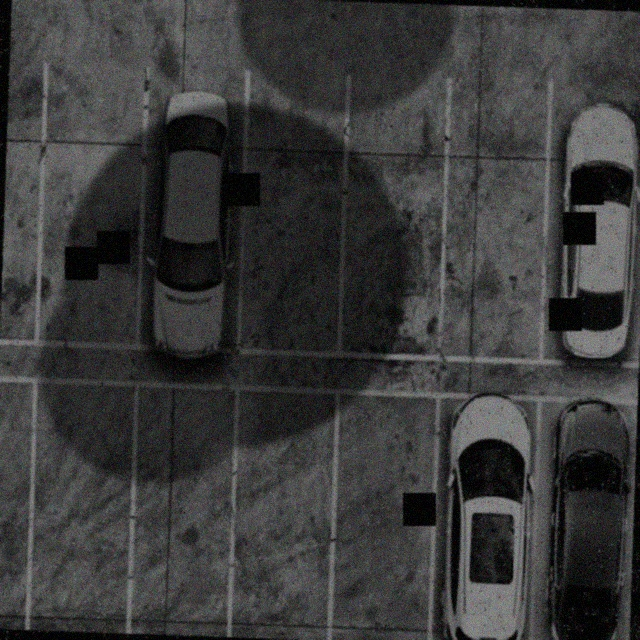
#> input picture Dataset/parking_lot_aug/train/images/parkir (1)_aug0_shadow_dark_noise.jpg, 640 x 640 px; its folder holds only this picture in this run
$ python Augmentasi.py
#> lines starting #> are read from the running program, lines starting #| are printed output that depends on the picture
# =========================================================
# 🚗 Parking Lot Dataset Augmentation Script
# Tujuan: Membuat variasi gambar (bayangan, gelap, noise)
# untuk melatih model YOLO agar lebih robust di kondisi nyata
# =========================================================

import cv2            # OpenCV untuk manipulasi gambar
import numpy as np     # Numpy untuk operasi numerik (matriks)
from pathlib import Path   # Untuk manajemen path file/folder yang cross-platform
import random          # Untuk membuat efek acak (bayangan, noise, dsb)
import shutil          # Untuk menyalin file (gambar dan label)

# =========================================================
# 🔹 Fungsi: apply_shadow()
# Menambahkan bayangan acak pada gambar untuk simulasi kondisi real
# =========================================================
def apply_shadow(image):
    """Tambahkan bayangan acak pada gambar"""
    h, w = image.shape[:2]  # Ambil tinggi dan lebar gambar

    # Pilih jenis bayangan secara acak
    shadow_type = random.choice(['vertical', 'horizontal', 'diagonal', 'random'])

    # Bayangan vertikal seperti tiang atau pohon
    if shadow_type == 'vertical':
        shadow_width = random.randint(w//8, w//3)   # Lebar bayangan
        shadow_pos = random.randint(0, w - shadow_width)  # Posisi mulai bayangan
        mask = np.ones_like(image, dtype=np.float32)
        mask[:, shadow_pos:shadow_pos+shadow_width] = random.uniform(0.3, 0.6)  # Gelapkan area

    # Bayangan horizontal seperti atap
    elif shadow_type == 'horizontal':
        shadow_height = random.randint(h//8, h//2)
        shadow_pos = random.randint(0, h - shadow_height)
        mask = np.ones_like(image, dtype=np.float32)
        mask[shadow_pos:shadow_pos+shadow_height, :] = random.uniform(0.3, 0.6)

    # Bayangan diagonal seperti dari arah miring
    elif shadow_type == 'diagonal':
        mask = np.ones_like(image, dtype=np.float32)
        # Buat poligon acak diagonal
        pts = np.array([
            [random.randint(0, w//2), 0],
            [random.randint(w//2, w), 0],
            [random.randint(w//2, w), h],
            [random.randint(0, w//2), h]
        ])
        cv2.fillPoly(mask, [pts], (random.uniform(0.3, 0.6),) * 3)

    # Bayangan acak (irregular) seperti awan atau bayangan orang
    else:
        mask = np.ones_like(image, dtype=np.float32)
        num_shadows = random.randint(1, 3)  # Jumlah bayangan acak
        for _ in range(num_shadows):
            x = random.randint(0, w)
            y = random.randint(0, h)
            radius = random.randint(min(h, w)//8, min(h, w)//3)
            cv2.circle(mask, (x, y), radius,
                      (random.uniform(0.3, 0.6),) * 3, -1)  # Tambahkan area gelap

    # Blur agar transisi bayangan halus (tidak kaku)
    mask = cv2.GaussianBlur(mask, (21, 21), 0)

    # Terapkan mask ke gambar (bayangan = hasil kali)
    result = (image * mask).astype(np.uint8)

    return result

# =========================================================
# 🔹 Fungsi: adjust_brightness()
# Mengubah tingkat kecerahan gambar untuk simulasi siang/malam
# =========================================================
def adjust_brightness(image, factor=None):
    """Ubah brightness gambar"""
    if factor is None:
        factor = random.uniform(0.4, 1.5)  # 0.4 = gelap, 1.5 = terang

    # Ubah ke HSV agar mudah ubah "Value" (kecerahan)
    hsv = cv2.cvtColor(image, cv2.COLOR_BGR2HSV)
    hsv[:, :, 2] = np.clip(hsv[:, :, 2] * factor, 0, 255).astype(np.uint8)
    result = cv2.cvtColor(hsv, cv2.COLOR_HSV2BGR)

    return result

# =========================================================
# 🔹 Fungsi: add_noise()
# Menambahkan noise untuk meniru kondisi kamera gelap atau buram
# =========================================================
def add_noise(image):
    """Tambahkan noise untuk simulasi low-light"""
    noise = np.random.normal(0, random.randint(10, 25), image.shape)  # Gaussian noise
    noisy = np.clip(image + noise, 0, 255).astype(np.uint8)
    return noisy

# =========================================================
# 🔹 Fungsi utama: augment_dataset()
# Men-generate dataset baru dengan variasi kondisi realistik
# =========================================================
def augment_dataset(source_dir, target_dir, num_variations=3):
    """
    Augmentasi dataset untuk kondisi gelap/bayangan

    Args:
        source_dir: Folder dataset asli (harus ada train/images & train/labels)
        target_dir: Folder hasil augmentasi
        num_variations: Jumlah variasi augmentasi per gambar
    """
#> called with num_variations = 3
    source_dir = Path(source_dir)
    target_dir = Path(target_dir)

    # Buat struktur folder (train & val)
    for split in ['train', 'val']:
        (target_dir / split / 'images').mkdir(parents=True, exist_ok=True)
        (target_dir / split / 'labels').mkdir(parents=True, exist_ok=True)

    # Loop untuk dua folder: train dan val
    for split in ['train', 'val']:
        image_dir = source_dir / split / 'images'
        label_dir = source_dir / split / 'labels'

        # Kalau folder tidak ada → skip
        if not image_dir.exists():
            print(f"Warning: {image_dir} tidak ditemukan!")
            continue

        # Ambil semua file gambar (jpg/png)
        image_files = list(image_dir.glob('*.[jp][pn]g'))
        print(f"\nMemproses {len(image_files)} gambar dari {split}...")

        # Proses tiap gambar satu per satu
        for img_path in image_files:
            # Copy gambar asli dulu ke folder baru
            shutil.copy(img_path, target_dir / split / 'images' / img_path.name)

            # Copy label (jika ada)
            label_path = label_dir / f"{img_path.stem}.txt"
            if label_path.exists():
                shutil.copy(label_path, target_dir / split / 'labels' / label_path.name)

            # Load gambar pakai OpenCV
            image = cv2.imread(str(img_path))
#> image is the input picture: shape (640, 640, 3); mean B, G, R 58.1, 58.1, 58.1
            if image is None:
                continue

            # Buat beberapa variasi augmentasi
            for i in range(num_variations):
                # Pilih tipe augmentasi secara acak
                aug_type = random.choice([
                    'shadow_only',
                    'dark_only',
                    'shadow_dark',
                    'dark_noise',
                    'shadow_dark_noise'
                ])

                aug_image = image.copy()

                # Terapkan bayangan jika tipe-nya mengandung "shadow"
                if 'shadow' in aug_type:
                    aug_image = apply_shadow(aug_image)

                # Ubah brightness jika tipe-nya mengandung "dark"
                if 'dark' in aug_type:
                    aug_image = adjust_brightness(aug_image,
                                                 random.uniform(0.4, 0.8))

                # Tambahkan noise jika tipe-nya mengandung "noise"
                if 'noise' in aug_type:
                    aug_image = add_noise(aug_image)

                # Simpan hasil augmentasi ke folder output
                new_name = f"{img_path.stem}_aug{i}_{aug_type}{img_path.suffix}"
                cv2.imwrite(str(target_dir / split / 'images' / new_name), aug_image)

                # Copy file label dengan nama yang sama
                if label_path.exists():
                    new_label = f"{img_path.stem}_aug{i}_{aug_type}.txt"
                    shutil.copy(label_path, target_dir / split / 'labels' / new_label)
#> this loop made 3 passes
#> pass 1, in adjust_brightness, `result = cv2.cvtColor(hsv, cv2.COLOR_HSV2BGR)`:
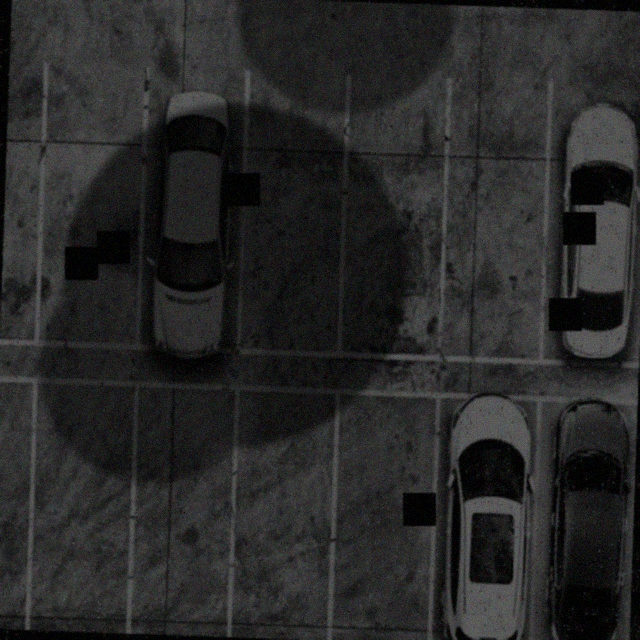
#> result: shape (640, 640, 3); mean B, G, R 40.1, 40.1, 40.1
#> pass 1, in add_noise, `noisy = np.clip(image + noise, 0, 255).astype(np.uint8)`:
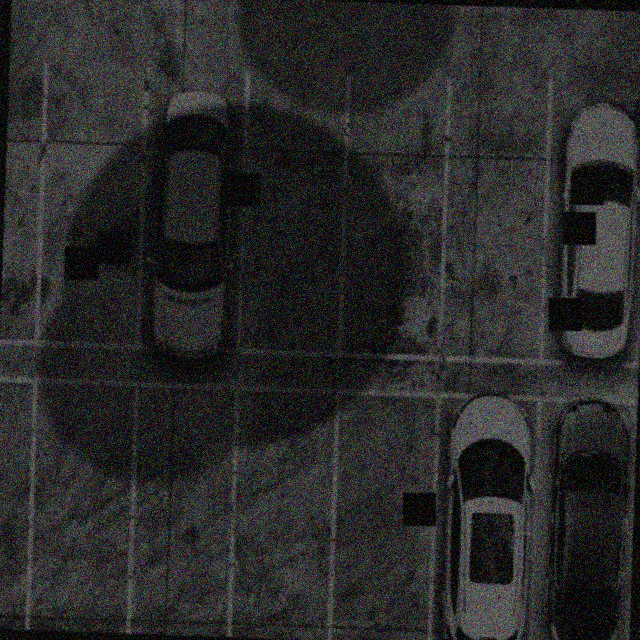
#> noisy: shape (640, 640, 3); mean B, G, R 41, 41.1, 41
#> pass 2, in apply_shadow, `result = (image * mask).astype(np.uint8)`:
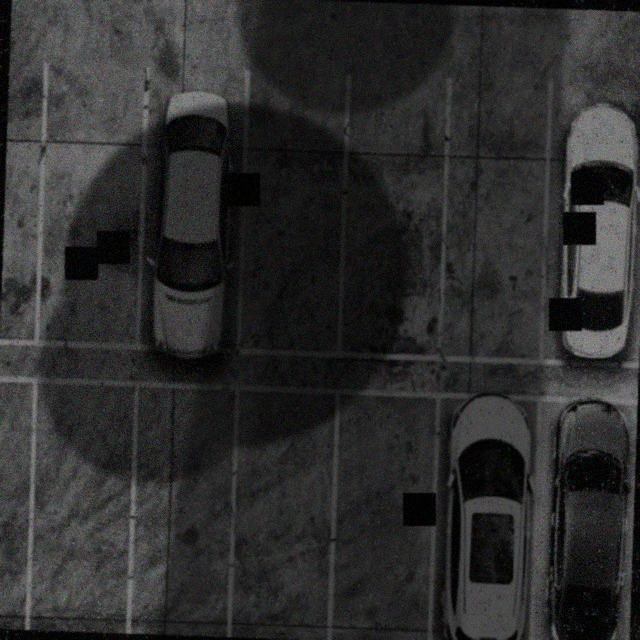
#> result: shape (640, 640, 3); mean B, G, R 45.1, 45.1, 45.1

        print(f"Selesai memproses {split}!")

    # Notifikasi akhir
    print("\n" + "="*50)
    print("✅ Augmentasi selesai!")
    print(f"📁 Dataset baru tersimpan di: {target_dir}")
    print("="*50)

# =========================================================
# 🔹 Eksekusi utama
# =========================================================
if __name__ == '__main__':
    # Tentukan lokasi dataset sumber dan target output
    source_dataset = "D:\\Quant_ML_Project\\ML.py\\EasyPark\\Dataset\\parking_lot_final"
    target_dataset = "D:\\Quant_ML_Project\\ML.py\\EasyPark\\Dataset\\parking_lot_aug"

    # Jalankan augmentasi (3 variasi per gambar)
    augment_dataset(
        source_dir=source_dataset,
        target_dir=target_dataset,
        num_variations=3
    )

    # Pengingat agar update path YAML YOLO ke dataset baru
    print("\n🟡 Jangan lupa update data.yaml ke dataset_augmented!")
